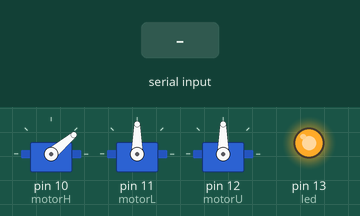
Bench run of a sketch on a simulated Arduino Uno, built with avr-gcc and run on an emulated ATmega328P. On the bench: 3 × servo, output pins drawn as LEDs (lit = HIGH). The test bench sets the inputs (shaded band).

Above: at 0.9 s.
1.0 s: "90,45,200\n" received over Serial
At 1.7 s:
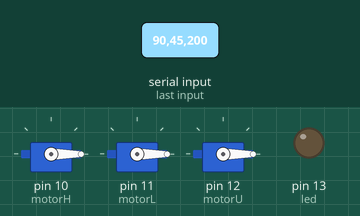
Timing chart, 0 to 4.0 s (numbered marks = the images above; inputs shaded):
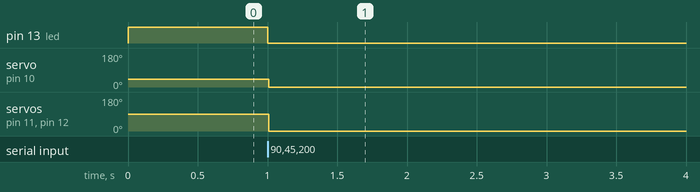

The sketch:

motor_unit.ino
```cpp
/* Code to control the motorunit. Data received from the sensorunit are send to the servos. */
int value;    // intermediate variable to store Ascii-coded digits of computed servo positions
String param; // Format of data in the string are H LLL UUU: hand-, lower part- and upper part of the arm position
int c;        // counter variable for piece of information: H LLL UUU

int motorH = 10;    // pin servo hand
int motorL = 11;    // pin servo lower part of the arm (forearm of the user)
int motorU = 12;    // pin servo upper part of the arm (back of the hand of the user)
int led = 13;       // led to signal initial connection to sensor unit
#include <Servo.h>
Servo servoH;       // used motors
Servo servoL;
Servo servoU;


int h;              // variables for motorpositions
int l;
int u;


void setup() {
  Serial.begin(9600);         // serial connection (to BL-modul)

  servoH.attach(motorH);      // initialize servos
  servoL.attach(motorL);
  servoU.attach(motorU);

  servoH.write(40);         // starting position of the hand: half way open

  pinMode(led, OUTPUT);           // check, if BL-modules connected. Deactivate LED if first chunk of data is received.
  while(!Serial.available() > 0){
      digitalWrite(led,HIGH);
  }
  digitalWrite(led,LOW);
}

void loop() {

if(Serial.available() > 0){ // check if new data at serial port


  value = Serial.read();    // read serial data (elementwise)

  if( value == 13 || value == 10){    // new line: 1310 is send before each unit of informations (ASCII-code for CR LF)
    param = "";                       // start new informationunit,
    c = 0;                            // does't carry any information itself, do not increase counter variable here
  }
  else {

    value = value - 48;               // Ascii "48" corresponds to "0" in decimal
    param = param + String(value);    // built up full informationunit in form H LLL UUU from the single chunks

    c++;                              // next information chunk
    if(c == 7){

      switch(param.substring(0,1).toInt()){

        case 0: h = servoH.read() - 5          ; break;      // close hand relative to current position
        case 1:                                  break;      // hold position
        case 2: h = servoH.read() + 5          ; break;      // open hand relative to current position

      }

      l = param.substring(1,4).toInt();                     // transfer forearm position of the user directly to the lower part of the robot arm
      u = l - param.substring(4,7).toInt();                 // transfer position of back of the hand (upper part of robotarm) with respect to the forerarm (lower part of the robot arm)

      servoH.write(h);          // steer the motors
      servoL.write(l);
      servoU.write(u);

    }

  }

}
}
```

Measured:
- after the input at 1.0 s, pin 13 (led): HIGH → LOW at once; servo on pin 10 (motorH): 40° → 0° at once; servo on pin 11 (motorL), servo on pin 12 (motorU): 90° → 0° at once
